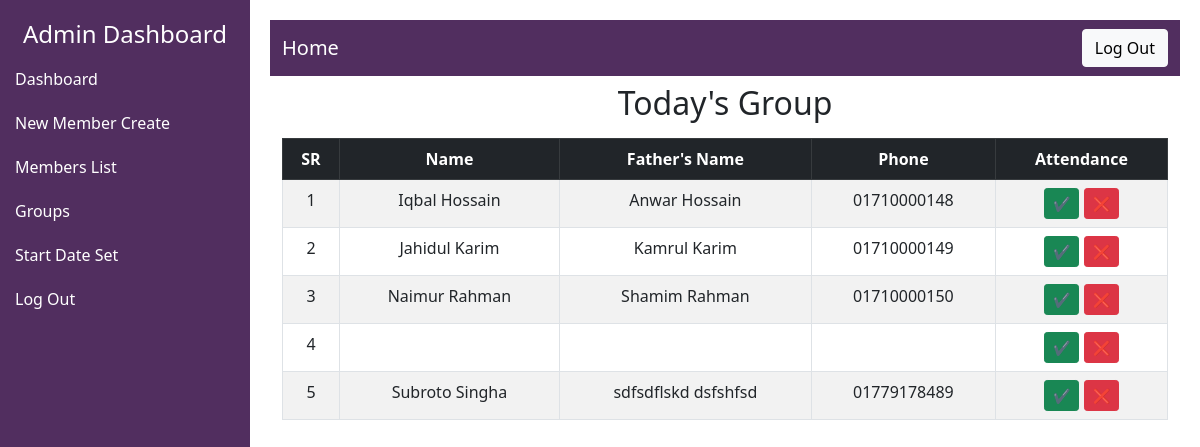
Page /Group.php on the committed database.
### tables this page shows
CREATE TABLE `members` (
  `id` int(10) NOT NULL,
  `name` varchar(50) NOT NULL,
  `father_name` varchar(50) NOT NULL,
  `phone` varchar(11) NOT NULL,
  `attendance` varchar(3) NOT NULL,
  `absent_details` varchar(255) NOT NULL
);

### Group.php (the view)
<?php
include "Admin_Components/Header.php";
include "Admin_Components/Navbar.php";
include "Admin_Components/Sitebar.php";
require "Database.php";
$today = date('Y-m-d');
$group_sql = "SELECT * FROM `groups` WHERE date = '$today'";
$group_result = mysqli_query($conn, $group_sql);
$group_members = [];
while ($group = mysqli_fetch_assoc($group_result)) {
    for ($i = 1; $i <= 8; $i++) {
        if ($group["p{$i}_id"]) {
            $group_members[] = $group["p{$i}_id"];
        }
    }
}
$group_members = array_unique($group_members);
if (!empty($group_members)) {
    $ids_str = implode(',', $group_members);
    $members_sql = "SELECT * FROM `members` WHERE id IN ($ids_str)";
    $members_result = mysqli_query($conn, $members_sql);
    $members_data = mysqli_fetch_all($members_result, MYSQLI_ASSOC);
} else {
    $members_data = [];
}
?>
<div class="container mt-2">
    <h2 class="text-center text-dark mb-3">Today's Group</h2>
    <table class="table table-bordered table-striped text-center">
        <thead class="table-dark">
            <tr>
                <th>SR</th>
                <th>Name</th>
                <th>Father's Name</th>
                <th>Phone</th>
                <th>Attendance</th>
            </tr>
        </thead>
        <tbody>
            <?php
            $sr = 1;
            foreach ($members_data as $member) {
                $check_sql = "SELECT * FROM member_attendance WHERE member_id = {$member['id']} AND date = '$today'";
                $check_result = mysqli_query($conn, $check_sql);
                $attendance = mysqli_fetch_assoc($check_result);
                echo "<tr>";
                echo "<td>{$sr}</td>";
                echo "<td>{$member['name']}</td>";
                echo "<td>{$member['father_name']}</td>";
                echo "<td>{$member['phone']}</td>";
                echo "<td>";
                if ($attendance) {
                    echo $attendance['present'] ? "<span class='text-success fw-bold'>✔️ Present</span>" : "<span class='text-danger fw-bold'>❌ Absent</span>";
                } else {
                    echo "<a href='Both_Attendance.php?id={$member['id']}&status=1' class='btn btn-success btn-sm'>✔️</a> ";
                    echo "<a href='Both_Attendance.php?id={$member['id']}&status=0' class='btn btn-danger btn-sm'>❌</a>";
                }
                echo "</td>";
                echo "</tr>";
                $sr++;
            }
            ?>
        </tbody>
    </table>
</div>
<?php
include "Admin_Components/Footer.php";
?>

### Admin_Components/Header.php (shortened to what this page needs)
<!DOCTYPE html>
<html lang="en">
<head>
    <link rel="stylesheet" href="Assets/css/bootstrap.min.css">
    <link rel="stylesheet" href="Assets/css/Custom.css">
</head>
<body>

### Admin_Components/Navbar.php (shortened to what this page needs)
<div class="content">
    <nav class="navbar navbar-expand-lg navbar-light" style="background-color: #512e5f;">
        <div class="container">
            <a class="navbar-brand text-white" href="Dashboard.php">Home</a>
            <div class="collapse navbar-collapse" id="navbarNav">
                <ul class="navbar-nav ms-auto">
                    <li class="nav-item">
                        <a class="btn btn-light" href="Logout.php">Log Out</a>
                    </li>
                </ul>
            </div>
        </div>
    </nav>

### Admin_Components/Sitebar.php
<div class="sidebar">
    <h4 class="text-center">Admin Dashboard</h4>
    <a href="Dashboard.php">Dashboard</a>
    <a href="New_Member_Create.php">New Member Create</a>
    <a href="Member_List.php">Members List</a>
    <a href="Group.php">Groups</a>
    <a href="Startdate.php">Start Date Set</a>
    <a href="Logout.php">Log Out</a>
</div>

### Admin_Components/Footer.php (shortened to what this page needs)
</body>
</html>

### Assets/css/Custom.css (style rules this page uses)
.sidebar { width: 250px; height: 100vh; position: fixed; top: 0; left: 0; background-color: #512e5f; padding-top: 20px; color: white; }
.sidebar a { color: white; display: block; padding: 10px 15px; text-decoration: none; }
.content { margin-left: 250px; padding: 20px; width: calc(100% - 250px); }

### rows in the picture
members: name "Iqbal Hossain", father_name "Anwar Hossain", phone "01710000148"
members: name "Jahidul Karim", father_name "Kamrul Karim", phone "01710000149"
members: name "Naimur Rahman", father_name "Shamim Rahman", phone "01710000150"
members: name "Subroto Singha", father_name "sdfsdflskd dsfshfsd", phone "01779178489"
